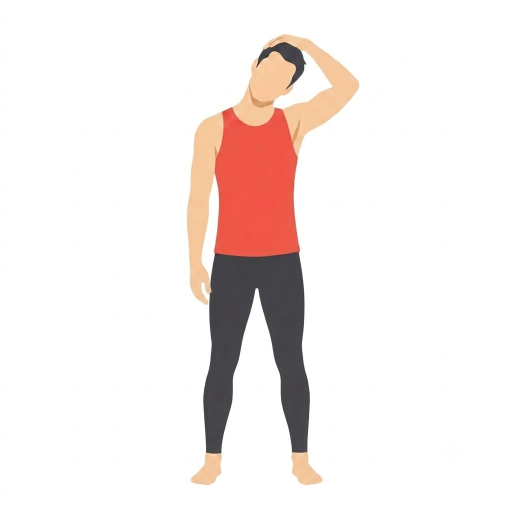
#> input picture src/main/webapp/resources/images/workout/229.png, 1024 x 1024 px (shown at 1/2 size); its folder holds only this picture in this run
$ python flatten_bg.py
#> lines starting #> are read from the running program, lines starting #| are printed output that depends on the picture; after the words box and inside, x2 and y2 are one past the last pixel; in counts of white or black regions, pixels touching at a corner belong together
#> further down, im is the input picture: PIL image 1024x1024 RGBA; mean R, G, B, A 244.1, 236.1, 234, 255
#> `bg = Image.new("RGBA", img.size, "#ffffff")`: bg: PIL image 1024x1024 RGBA; every value is 255
import time
from pathlib import Path
from PIL import Image, ImageChops

folder = Path(__file__).parent

# near-white / near-gray checkerboard specks (e.g. 249,249,249 next to 254,254,254)
# baked into the source art as opaque pixels, not real alpha - flatten those too.
NEAR_WHITE_MIN = 235
NEAR_GRAY_TOLERANCE = 10


def flatten_checker(rgb):
    r, g, b = rgb.split()
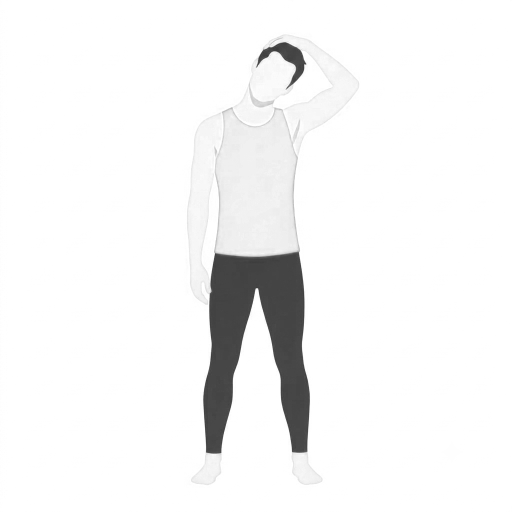
#> r: PIL image 1024x1024 L (shown at 1/2 size); min 51, max 255, mean 244.1
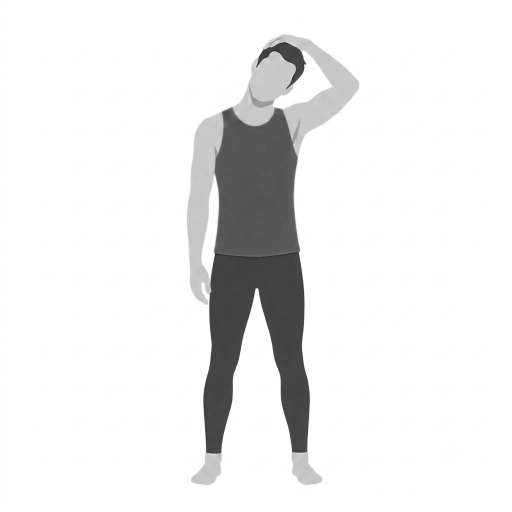
#> g: PIL image 1024x1024 L (shown at 1/2 size); min 33, max 255, mean 236.1
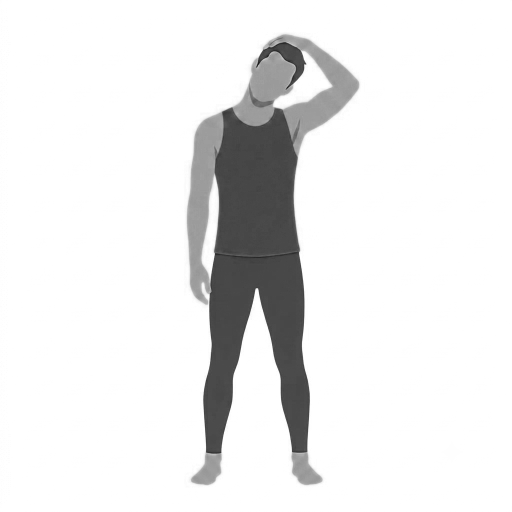
#> b: PIL image 1024x1024 L (shown at 1/2 size); min 12, max 255, mean 234
    min_channel = ImageChops.darker(ImageChops.darker(r, g), b)
    max_channel = ImageChops.lighter(ImageChops.lighter(r, g), b)
    max_diff = ImageChops.difference(max_channel, min_channel)
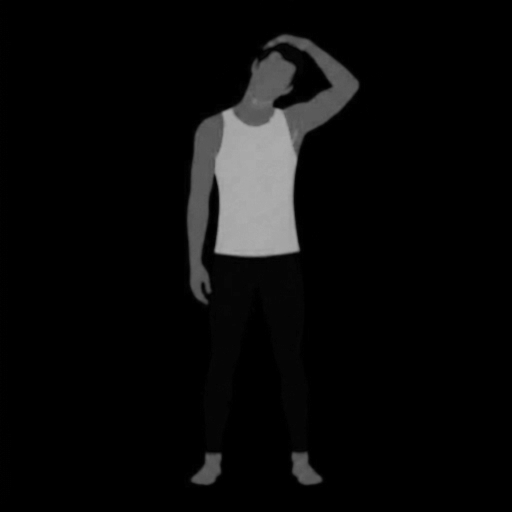
#> max_diff: PIL image 1024x1024 L (shown at 1/2 size); min 0, max 174, mean 10.6
    is_bright = min_channel.point(lambda p: 255 if p >= NEAR_WHITE_MIN else 0)
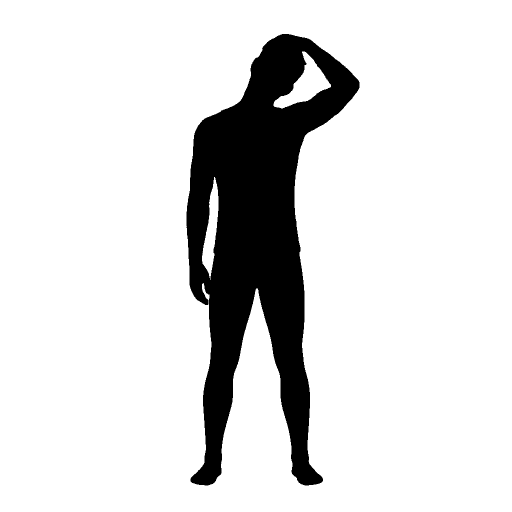
#> is_bright: PIL image 1024x1024 L (shown at 1/2 size); 86.4% white; 1 black region, box (x1, y1, x2, y2) and area: (373, 68, 719, 971) 143095
    is_neutral = max_diff.point(lambda p: 255 if p <= NEAR_GRAY_TOLERANCE else 0)
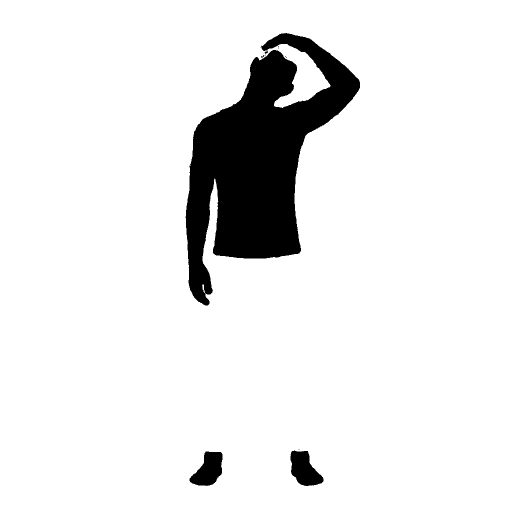
#> is_neutral: PIL image 1024x1024 L (shown at 1/2 size); 91.2% white; 11 black regions (8 under 20 px), largest, box (x1, y1, x2, y2) and area: (371, 66, 720, 611) 86724, (581, 901, 647, 972) 3002, (379, 903, 445, 972) 2921
    mask = ImageChops.darker(is_bright, is_neutral)
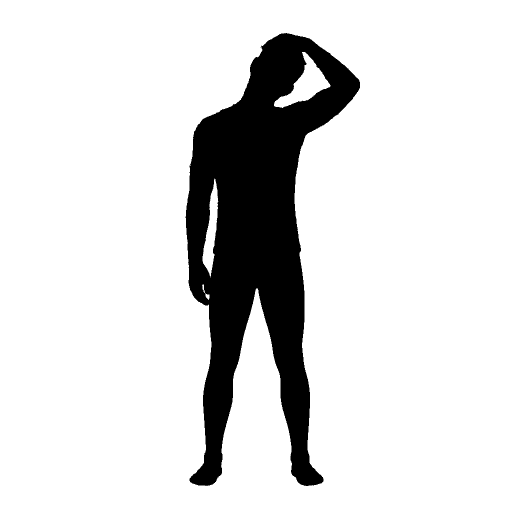
#> mask: PIL image 1024x1024 L (shown at 1/2 size); 86.1% white; 2 black regions (1 under 20 px), largest, box (x1, y1, x2, y2) and area: (371, 66, 720, 972) 145511
    white = Image.new("RGB", rgb.size, "#ffffff")
#> white: PIL image 1024x1024 RGB; every value is 255
    return Image.composite(white, rgb, mask)


for png in folder.glob("*.png"):
    with Image.open(png) as im:
        img = im.convert("RGBA")
    bg = Image.new("RGBA", img.size, "#ffffff")
    bg.paste(img, mask=img)
    rgb = flatten_checker(bg.convert("RGB"))
    for attempt in range(5):
        try:
            rgb.save(png)
            break
        except OSError:
            time.sleep(0.5)
    print(f"done: {png.name}")
#| done: 229.png

$ run again, on src/main/webapp/resources/images/workout/234.png
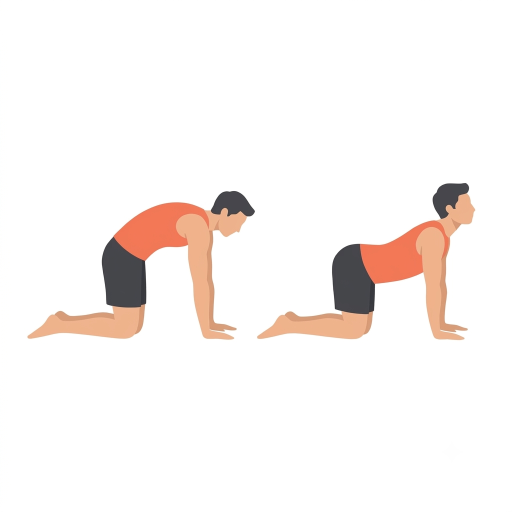
#> input picture src/main/webapp/resources/images/workout/234.png, 1024 x 1024 px (shown at 1/2 size)
#> im is the input picture: PIL image 1024x1024 RGBA; mean R, G, B, A 249.3, 244.2, 242, 255
#> bg: PIL image 1024x1024 RGBA; every value is 255
#> in flatten_checker, `is_bright = min_channel.point(lambda p: 255 if p >= NEAR_WHITE_MIN els..`:
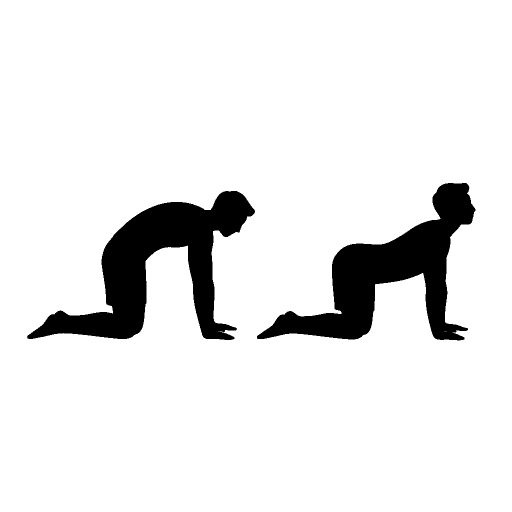
#> is_bright: PIL image 1024x1024 L (shown at 1/2 size); 90.9% white; 2 black regions, box (x1, y1, x2, y2) and area: (54, 382, 510, 680) 49094, (514, 366, 951, 681) 45863
#> is_neutral: PIL image 1024x1024 L; 93.1% white; 5 black regions (1 under 20 px), largest, box (x1, y1, x2, y2) and area: (225, 403, 495, 680) 27196, (718, 385, 951, 681) 25007, (54, 607, 291, 678) 10401, (513, 621, 747, 679) 9462
#> in flatten_checker, `mask = ImageChops.darker(is_bright, is_neutral)`:
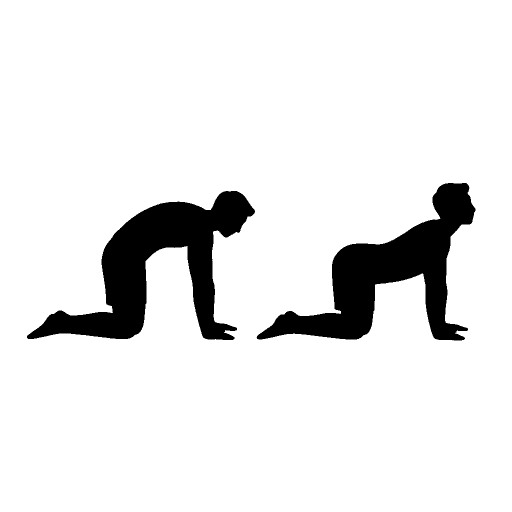
#> mask: PIL image 1024x1024 L (shown at 1/2 size); 90.8% white; 2 black regions, box (x1, y1, x2, y2) and area: (54, 382, 510, 680) 49747, (513, 366, 951, 681) 46446
#> white: PIL image 1024x1024 RGB; every value is 255
#| done: 234.png

$ run again, on src/main/webapp/resources/images/workout/235.png
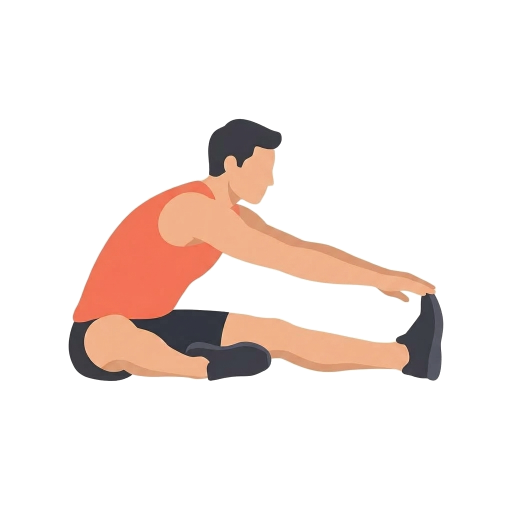
#> input picture src/main/webapp/resources/images/workout/235.png, 1024 x 1024 px (shown at 1/2 size)
#> im is the input picture: PIL image 1024x1024 RGB; mean R, G, B 244.6, 234, 229.7
#> bg: PIL image 1024x1024 RGBA; every value is 255
#> in flatten_checker, `is_bright = min_channel.point(lambda p: 255 if p >= NEAR_WHITE_MIN els..`:
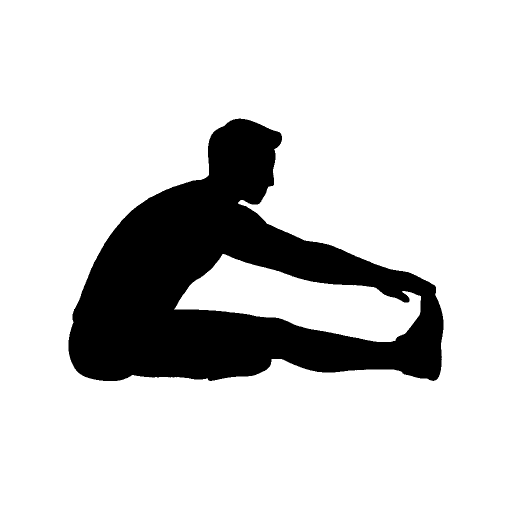
#> is_bright: PIL image 1024x1024 L (shown at 1/2 size); 82.5% white; 1 black region, box (x1, y1, x2, y2) and area: (137, 237, 887, 762) 183889
#> is_neutral: PIL image 1024x1024 L; 84.4% white; 70 black regions (57 under 20 px), largest, box (x1, y1, x2, y2) and area: (144, 290, 873, 761) 157060, (812, 666, 881, 758) 2641, (448, 248, 520, 308) 2407
#> in flatten_checker, `mask = ImageChops.darker(is_bright, is_neutral)`:
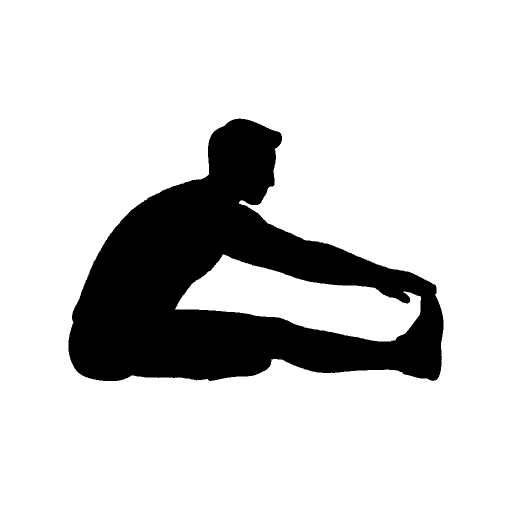
#> mask: PIL image 1024x1024 L (shown at 1/2 size); 82.2% white; 1 black region, box (x1, y1, x2, y2) and area: (137, 237, 887, 762) 186329
#> white: PIL image 1024x1024 RGB; every value is 255
#| done: 235.png
